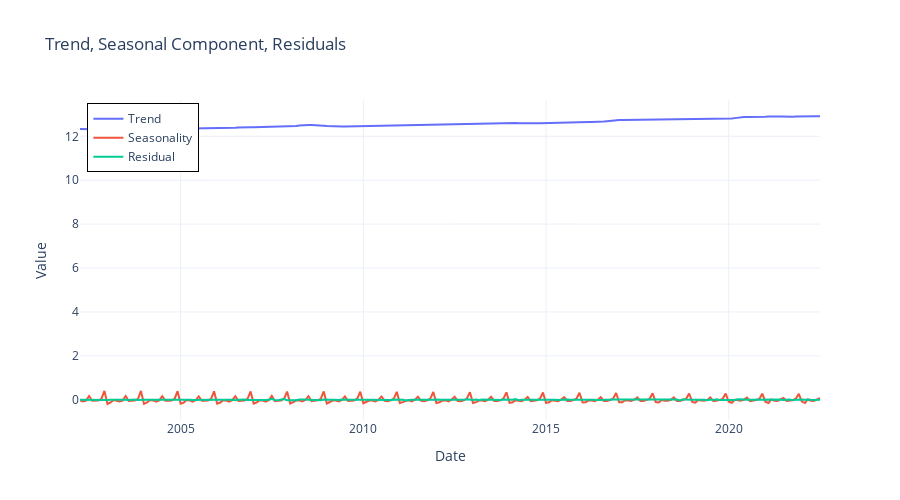

Write notebook code for a chart like this one.
### Code cell
import plotly.graph_objects as go
import plotly.io as pio

# x軸
x = df['label']

# 各系列のトレース
fig = go.Figure()

# トレンド
fig.add_trace(go.Scatter(x=x, y=trend_smoothed, mode='lines', name='Trend'))

# 季節成分
fig.add_trace(go.Scatter(x=x, y=seasonal_smoothed, mode='lines', name='Seasonality'))

# 残差
fig.add_trace(go.Scatter(x=x, y=residuals, mode='lines', name='Residual'))

fig.update_layout(
    title='Trend, Seasonal Component, Residuals',
    xaxis_title='Date',
    yaxis_title='Value',
    template='plotly_white',
    legend=dict(x=0.01, y=0.99, bordercolor="Black", borderwidth=1),
    height=500
)

fig.show()

pio.write_html(fig, file='output_plot.html', auto_open=False)

### Figure 1 — Plotly figure (JSON) as saved in the notebook; plotly's stock layout.template omitted (floating-point values rounded to 4 significant figures; data arrays with more than 128 entries replaced by an {"elided": "..."} marker saying what was removed)
{"data": [{"mode": "lines", "name": "Trend", "type": "scatter", "x": {"elided": "244 str values"}, "y": {"elided": "244 float values"}}, {"mode": "lines", "name": "Seasonality", "type": "scatter", "x": {"elided": "244 str values"}, "y": {"elided": "244 float values"}}, {"mode": "lines", "name": "Residual", "type": "scatter", "x": {"elided": "244 str values"}, "y": {"elided": "244 float values"}}], "layout": {"height": 500, "legend": {"bordercolor": "Black", "borderwidth": 1, "x": 0.01, "y": 0.99}, "title": {"text": "Trend, Seasonal Component, Residuals"}, "xaxis": {"title": {"text": "Date"}}, "yaxis": {"title": {"text": "Value"}}}}
